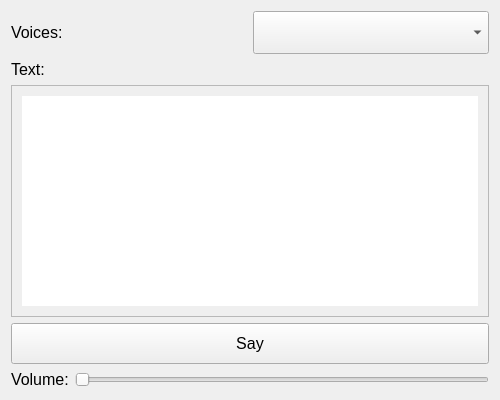
<?xml version="1.0" encoding="UTF-8"?>
<ui version="4.0">
 <class>Form</class>
 <widget class="QWidget" name="Form">
  <property name="geometry">
   <rect>
    <x>0</x>
    <y>0</y>
    <width>500</width>
    <height>400</height>
   </rect>
  </property>
  <property name="windowTitle">
   <string>Form</string>
  </property>
  <layout class="QVBoxLayout" name="verticalLayout">
   <item>
    <layout class="QHBoxLayout" name="horizontalLayout">
     <item>
      <widget class="QLabel" name="label_2">
       <property name="font">
        <font>
         <pointsize>12</pointsize>
        </font>
       </property>
       <property name="text">
        <string>Voices:</string>
       </property>
      </widget>
     </item>
     <item>
      <widget class="QComboBox" name="comboBox">
       <property name="font">
        <font>
         <pointsize>12</pointsize>
        </font>
       </property>
       <property name="styleSheet">
        <string notr="true">padding: 10px;</string>
       </property>
      </widget>
     </item>
    </layout>
   </item>
   <item>
    <widget class="QLabel" name="label">
     <property name="font">
      <font>
       <pointsize>12</pointsize>
      </font>
     </property>
     <property name="text">
      <string>Text:</string>
     </property>
    </widget>
   </item>
   <item>
    <widget class="QTextEdit" name="textEdit">
     <property name="font">
      <font>
       <pointsize>12</pointsize>
      </font>
     </property>
     <property name="styleSheet">
      <string notr="true">padding: 10px;</string>
     </property>
    </widget>
   </item>
   <item>
    <widget class="QPushButton" name="pushButton">
     <property name="font">
      <font>
       <pointsize>12</pointsize>
      </font>
     </property>
     <property name="styleSheet">
      <string notr="true">padding: 10px;</string>
     </property>
     <property name="text">
      <string>Say</string>
     </property>
    </widget>
   </item>
   <item>
    <layout class="QHBoxLayout" name="horizontalLayout_2">
     <item>
      <widget class="QLabel" name="label_3">
       <property name="font">
        <font>
         <pointsize>12</pointsize>
        </font>
       </property>
       <property name="text">
        <string>Volume:</string>
       </property>
      </widget>
     </item>
     <item>
      <widget class="QSlider" name="horizontalSlider">
       <property name="orientation">
        <enum>Qt::Orientation::Horizontal</enum>
       </property>
      </widget>
     </item>
    </layout>
   </item>
  </layout>
 </widget>
 <resources/>
 <connections/>
</ui>
